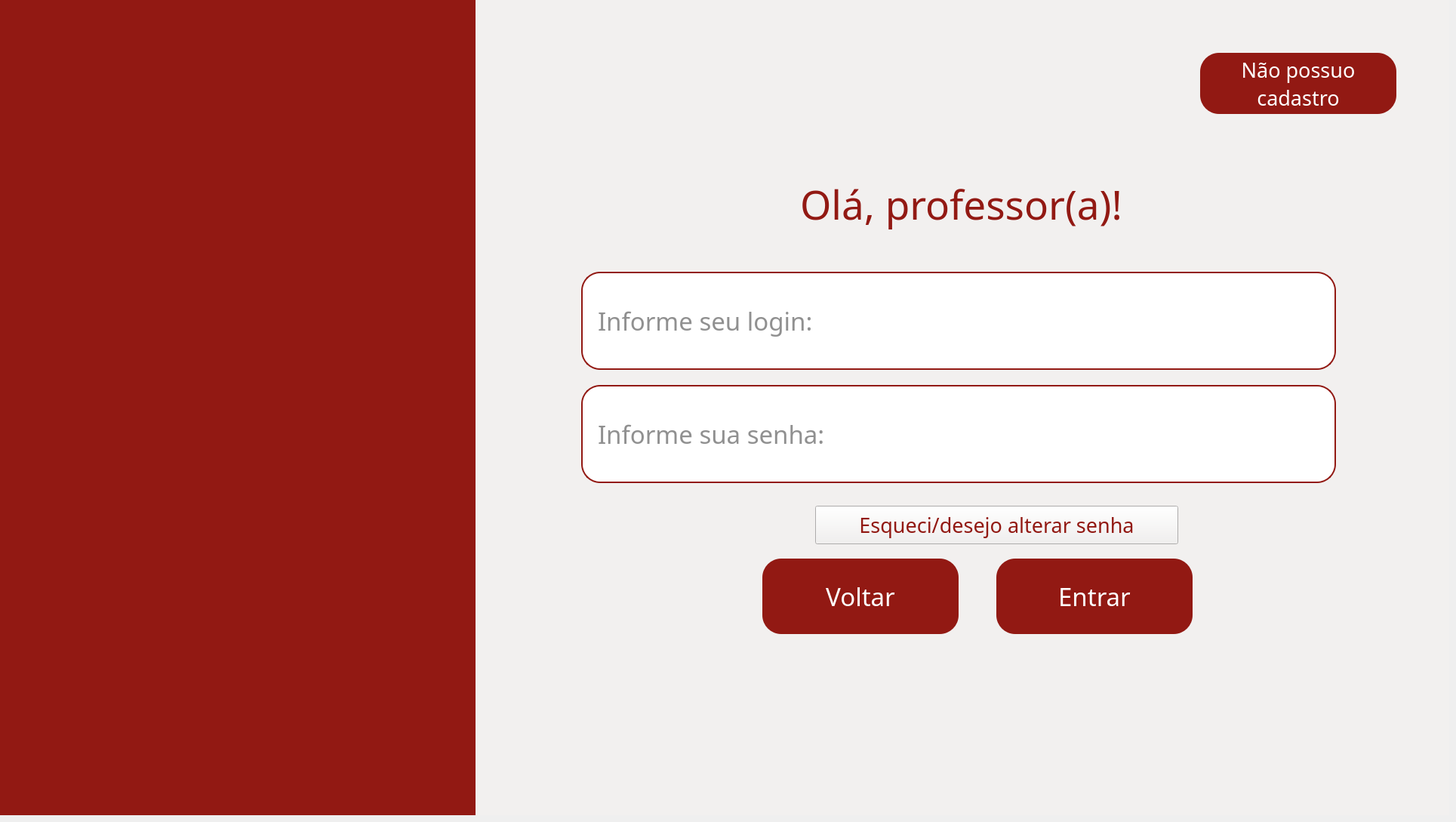
    <widget class="QWidget" name="pg_loginprof">
     <widget class="QWidget" name="fundo_loginprof" native="true">
      <property name="geometry">
       <rect>
        <x>0</x>
        <y>0</y>
        <width>1920</width>
        <height>1080</height>
       </rect>
      </property>
      <property name="styleSheet">
       <string notr="true">background-color: #F2F0EF;
</string>
      </property>
      <widget class="QWidget" name="barra_loginprof" native="true">
       <property name="geometry">
        <rect>
         <x>0</x>
         <y>0</y>
         <width>630</width>
         <height>1080</height>
        </rect>
       </property>
       <property name="styleSheet">
        <string notr="true">background-color: #921913;</string>
       </property>
       <widget class="QLabel" name="img_fundo_loginprof">
        <property name="geometry">
         <rect>
          <x>-60</x>
          <y>-60</y>
          <width>731</width>
          <height>1171</height>
         </rect>
        </property>
        <property name="text">
         <string/>
        </property>
        <property name="pixmap">
         <pixmap>../../assets/images/fundoetec.png</pixmap>
        </property>
        <property name="scaledContents">
         <bool>true</bool>
        </property>
       </widget>
      </widget>
      <widget class="QLabel" name="lbl_olaprof_loginprof">
       <property name="geometry">
        <rect>
         <x>1060</x>
         <y>230</y>
         <width>521</width>
         <height>81</height>
        </rect>
       </property>
       <property name="font">
        <font>
         <family>Arbutus Slab</family>
         <pointsize>40</pointsize>
        </font>
       </property>
       <property name="styleSheet">
        <string notr="true">color: #921913;</string>
       </property>
       <property name="text">
        <string>Olá, professor(a)!</string>
       </property>
      </widget>
      <widget class="QPushButton" name="btn_voltarperfil3">
       <property name="geometry">
        <rect>
         <x>1010</x>
         <y>740</y>
         <width>260</width>
         <height>100</height>
        </rect>
       </property>
       <property name="font">
        <font>
         <family>Arbutus Slab</family>
         <pointsize>25</pointsize>
        </font>
       </property>
       <property name="styleSheet">
        <string notr="true">QPushButton{
    background-color: #921913;
    border: none;
    border-radius: 25px;
    color: white;
}

QPushButton:hover{
    background-color: #7a1410;
}

QPushButton:pressed{
    background-color: #5a0f0c;
}</string>
       </property>
       <property name="text">
        <string>Voltar</string>
       </property>
      </widget>
      <widget class="QLineEdit" name="input_loginprof">
       <property name="geometry">
        <rect>
         <x>770</x>
         <y>360</y>
         <width>1000</width>
         <height>130</height>
        </rect>
       </property>
       <property name="font">
        <font>
         <family>Arbutus Slab</family>
         <pointsize>25</pointsize>
        </font>
       </property>
       <property name="styleSheet">
        <string notr="true">background-color: white;
border: 2px solid #921913;
border-radius: 25px;
color: #222222;
padding: 0 18px</string>
       </property>
       <property name="inputMethodHints">
        <set>Qt::ImhNone</set>
       </property>
       <property name="text">
        <string/>
       </property>
       <property name="echoMode">
        <enum>QLineEdit::Normal</enum>
       </property>
       <property name="placeholderText">
        <string>Informe seu login:</string>
       </property>
      </widget>
      <widget class="QLineEdit" name="input_senhaprof">
       <property name="geometry">
        <rect>
         <x>770</x>
         <y>510</y>
         <width>1000</width>
         <height>130</height>
        </rect>
       </property>
       <property name="font">
        <font>
         <family>Arbutus Slab</family>
         <pointsize>25</pointsize>
        </font>
       </property>
       <property name="styleSheet">
        <string notr="true">background-color: white;
border: 2px solid #921913;
border-radius: 25px;
color: #222222;
padding: 0 18px</string>
       </property>
       <property name="echoMode">
        <enum>QLineEdit::Normal</enum>
       </property>
       <property name="placeholderText">
        <string>Informe sua senha:</string>
       </property>
      </widget>
      <widget class="QPushButton" name="btn_entrarprof">
       <property name="geometry">
        <rect>
         <x>1320</x>
         <y>740</y>
         <width>260</width>
         <height>100</height>
        </rect>
       </property>
       <property name="font">
        <font>
         <family>Arbutus Slab</family>
         <pointsize>25</pointsize>
        </font>
       </property>
       <property name="styleSheet">
        <string notr="true">QPushButton{
    background-color: #921913;
    border: none;
    border-radius: 25px;
    color: white;
}

QPushButton:hover{
    background-color: #7a1410;
}

QPushButton:pressed{
    background-color: #5a0f0c;
}</string>
       </property>
       <property name="text">
        <string>Entrar</string>
       </property>
      </widget>
      <widget class="QPushButton" name="btn_cadastroprof">
       <property name="geometry">
        <rect>
         <x>1590</x>
         <y>70</y>
         <width>260</width>
         <height>81</height>
        </rect>
       </property>
       <property name="font">
        <font>
         <family>Arbutus Slab</family>
         <pointsize>20</pointsize>
        </font>
       </property>
       <property name="styleSheet">
        <string notr="true">QPushButton{
    background-color: #921913;
    border: none;
    border-radius: 25px;
    color: white;
}

QPushButton:hover{
    background-color: #7a1410;
}

QPushButton:pressed{
    background-color: #5a0f0c;
}</string>
       </property>
       <property name="text">
        <string>Não possuo
cadastro</string>
       </property>
      </widget>
      <widget class="QPushButton" name="btn_alterarsenha_prof">
       <property name="geometry">
        <rect>
         <x>1080</x>
         <y>670</y>
         <width>481</width>
         <height>51</height>
        </rect>
       </property>
       <property name="font">
        <font>
         <family>Arbutus Slab</family>
         <pointsize>20</pointsize>
        </font>
       </property>
       <property name="styleSheet">
        <string notr="true">color: #921913;</string>
       </property>
       <property name="text">
        <string>Esqueci/desejo alterar senha</string>
       </property>
      </widget>
     </widget>
    </widget>
